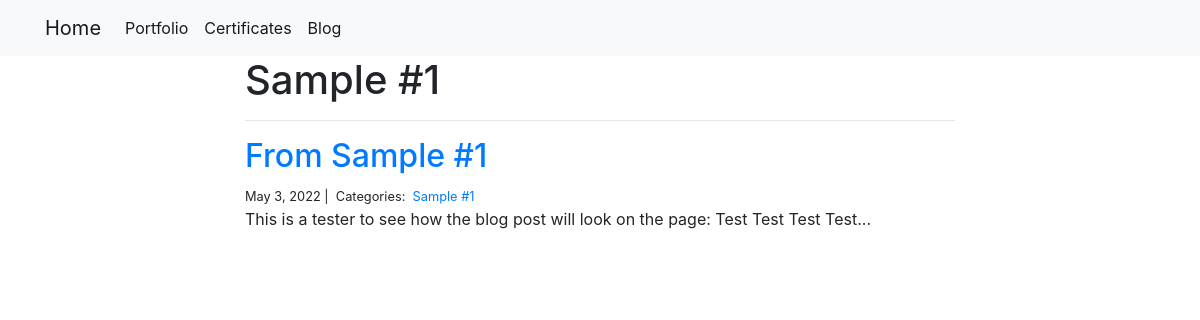
Page /blog/Sample #1/ on the committed database.
### blog/models.py (models this page shows)
class Category(models.Model):
    name = models.CharField(max_length=20)

class Post(models.Model):
    title = models.CharField(max_length=255)
    body = models.TextField()
    created_on = models.DateTimeField(auto_now_add=True)
    last_modified = models.DateTimeField(auto_now=True)
    categories = models.ManyToManyField('Category', related_name='posts')

### blog/views.py (the view)
# urls.py: path("<category>/", views.blog_category, name="blog_category"),
def blog_category(request, category):
    posts = Post.objects.filter(categories__name__contains=category).order_by('-created_on')
    context = {"category": category, "posts": posts}
    return render(request, "blog/blog_category.html", context)

### blog/templates/blog/blog_category.html
{% extends "projects/base.html" %}
{% block content %}
<div class="col-md-8 offset-md-2">
    <h1>{{ category | title }}</h1>
    <hr>
    {% for post in posts %}
        <h2><a href="{% url 'blog_detail' post.pk%}">{{ post.title }}</a></h2>
        <small>
            {{ post.created_on.date }} |&nbsp;
            Categories:&nbsp;
            {% for category in post.categories.all %}
            <a href="{% url 'blog_category' category.name %}">
                {{ category.name }}
            </a>&nbsp;
            {% endfor %}
        </small>
        <p>{{ post.body | slice:":400" }}...</p>
    {% endfor %}
</div>
{% endblock %}

### rows in the picture
Category: name "Sample #1"
Post: title "From Sample #1", created_on "May 3, 2022", body "This is a tester to see how the blog post will look on the page: Test Test Test Test"
